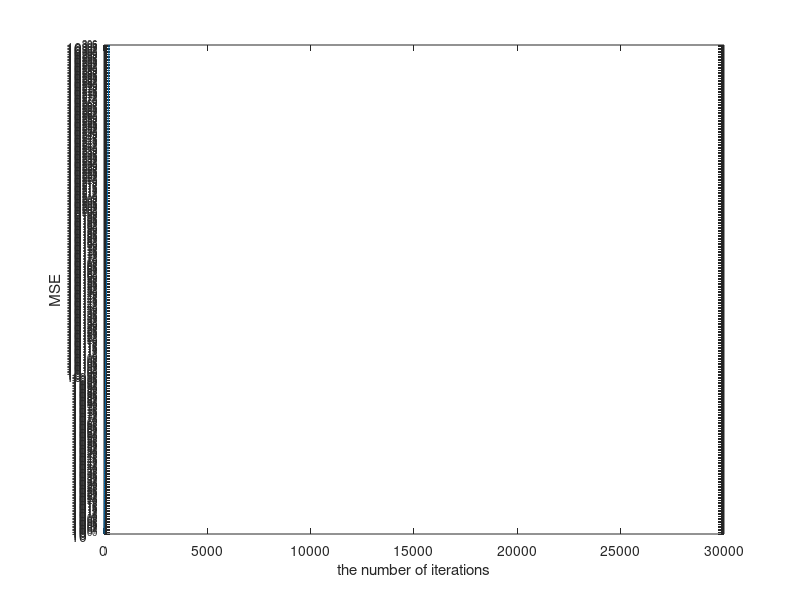

Here is the MATLAB script that generated this plot:
clear;clc;
tic
n=1:30000;
a=sqrt(2);sigma2=0.001;
w0=input("enter the desired frequency:"); 
N=input("enter the length of the filter:");
R=toeplitz((a^2/2)*cos(w0*(0:N-1)))+sigma2*eye(N);% generate the correlation matrix eye:generate a unit matrix
M=input("enter the misadjustment:");
miu=M/trace(R);
MSE=zeros(1,30000);
ytest=zeros(1,30000);
for j=1:100
    w=zeros(1,N);
    x=a*sin(w0*n+2*pi*randn)+sqrt(sigma2)*randn(1,length(n));
for i=1:20000
    x1=x(i+N-1:-1:i);
    d=x(i+N);
    y=w*x1';
    ytest(i)=y;
    e=d-y;MSE(i)=MSE(i)+e^2;
    w=w+2*miu*e*x1;
end
end
MSE=MSE/100;
semilogy(MSE);
xlabel("the number of iterations");ylabel("MSE");
toc
